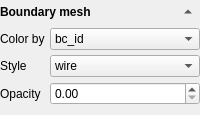
        <widget class="QWidget" name="widget_boundary" native="true">
         <property name="enabled">
          <bool>true</bool>
         </property>
         <layout class="QGridLayout" name="gridLayout_8">
          <property name="leftMargin">
           <number>0</number>
          </property>
          <property name="topMargin">
           <number>0</number>
          </property>
          <property name="rightMargin">
           <number>0</number>
          </property>
          <property name="bottomMargin">
           <number>5</number>
          </property>
          <property name="spacing">
           <number>5</number>
          </property>
          <item row="0" column="0">
           <widget class="QLabel" name="label_boundary">
            <property name="font">
             <font>
              <weight>75</weight>
              <bold>true</bold>
             </font>
            </property>
            <property name="text">
             <string>Boundary mesh</string>
            </property>
           </widget>
          </item>
          <item row="0" column="1">
           <widget class="QToolButton" name="toolButton_boundary_toggle">
            <property name="text">
             <string>...</string>
            </property>
            <property name="autoRaise">
             <bool>true</bool>
            </property>
            <property name="arrowType">
             <enum>Qt::UpArrow</enum>
            </property>
           </widget>
          </item>
          <item row="1" column="0" colspan="2">
           <widget class="QWidget" name="widget_boundary_opts" native="true">
            <layout class="QGridLayout" name="gridLayout_9">
             <property name="leftMargin">
              <number>0</number>
             </property>
             <property name="topMargin">
              <number>0</number>
             </property>
             <property name="rightMargin">
              <number>0</number>
             </property>
             <property name="bottomMargin">
              <number>5</number>
             </property>
             <property name="spacing">
              <number>5</number>
             </property>
             <item row="1" column="0">
              <widget class="QLabel" name="label_15">
               <property name="text">
                <string>Style</string>
               </property>
              </widget>
             </item>
             <item row="2" column="0">
              <widget class="QLabel" name="label_16">
               <property name="text">
                <string>Opacity</string>
               </property>
              </widget>
             </item>
             <item row="2" column="1">
              <widget class="QDoubleSpinBox" name="doubleSpinBox_boundary_opacity">
               <property name="maximum">
                <double>1.000000000000000</double>
               </property>
               <property name="singleStep">
                <double>0.100000000000000</double>
               </property>
              </widget>
             </item>
             <item row="1" column="1">
              <widget class="QComboBox" name="comboBox_boundary_style">
               <property name="sizePolicy">
                <sizepolicy hsizetype="Expanding" vsizetype="Fixed">
                 <horstretch>0</horstretch>
                 <verstretch>0</verstretch>
                </sizepolicy>
               </property>
               <item>
                <property name="text">
                 <string>wire</string>
                </property>
               </item>
               <item>
                <property name="text">
                 <string>solid</string>
                </property>
               </item>
               <item>
                <property name="text">
                 <string>edges</string>
                </property>
               </item>
               <item>
                <property name="text">
                 <string>points</string>
                </property>
               </item>
              </widget>
             </item>
             <item row="0" column="0">
              <widget class="QLabel" name="label_17">
               <property name="text">
                <string>Color by</string>
               </property>
              </widget>
             </item>
             <item row="0" column="1">
              <widget class="QComboBox" name="comboBox_boundary_colorby">
               <item>
                <property name="text">
                 <string>bc_id</string>
                </property>
               </item>
              </widget>
             </item>
            </layout>
           </widget>
          </item>
         </layout>
        </widget>
